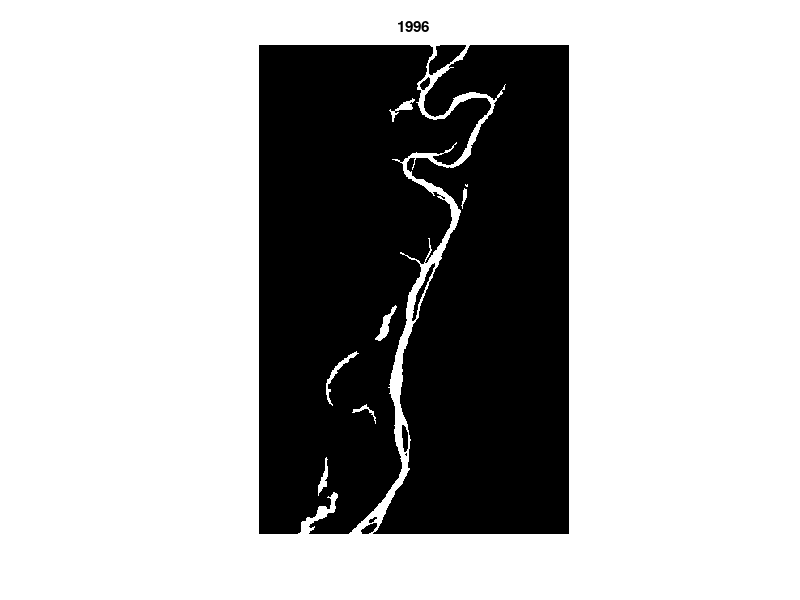

Here is the MATLAB script that generated this plot: (Note: this script raises an error after producing the figure.)
%% riv_pantanalMAP Demo - This demo is a walkthrough demonstrating many of the
% functions included in the riv_pantanalMAP toolbox. The demo is best experienced by
% running blocks of code at a time by highlighting the lines to run and
% either pressing F9 or right-clicking and choosing "Evaluate Selection."
% A supplemental .docx file is also provided to show results and provide
% further explanation. Cell numbering in this script corresonds to
% numbering in that document.

%% 1 - Load data
% Load the data to analyze - The data are from the middle of R6. See the 
% reach in Google Earth Engine: https://earthengine.google.com/timelapse/#v=-9.5,-74.13468,9.148,latLng&t=2.73
% Specifically, a bounding box was drawn in R6 with the following limits:
% xl = [706 2050];
% yl = [1715 3537];
% The entire R6 box is not provided in this demo. You must change the path
% to the riv_pantanalMAP folder you downloaded.
RivMAP_path = 'C:\Users\renan\Unifesp\Iniciação Científica\ESTIMATIVA DA CONCENTRAÇÃO DE SEDIMENTOS EM SUSPENSÃO NA BACIA HIDROGRÁFICA DO RIO TAQUARIMS\RivMAP';
cd(RivMAP_path)

load('pantanal/riv_pantanal.mat')

% Clear the workspace
close all; clearvars -except riv_pantanal; clc;

% Turn off image size plotting warning
warning('off','images:initSize:adjustingMag');

% Data are stored in a structure called 'riv_pantanal.' There are currently two
% substructures in riv_pantanal: 'meta' and 'im.' meta contains the year, exit
% sides, and nominal channel width of the channel. Run the following lines
% to see what these values are for 1984.
disp(['Exit sides are ',num2str(riv_pantanal(1).meta.exit_sides),'.']);
disp(['Year is ',num2str(riv_pantanal(1).meta.year),'.']);
disp(['Nominal channel width is ',num2str(riv_pantanal(1).meta.Wn),'.']);

% In the 'im' substructure, there are two binary channel masks: 'hc'
% (hydraulically-connected) and 'st' (single-thread). The 'st' images were
% created from the 'hc' images by removing secondary channels.

%% 2. Plot channel masks

% Let's look at the 32 years of hydraulically-connected channel mask stored
% in the 'im.hc' substructure.
close all
for i = 1:numel(riv_pantanal)
    I = riv_pantanal(i).im.st;
    imshow(I)
    title(riv_pantanal(i).meta.year)
    pause(0.1)
end

%% 4. Process all years
% If you want to skip this processing, you can load in the variable
% 'riv_pantanal_processed' contained in the riv_pantanalMAP demo folder.
plotornot = 0; % Don't plot
for i = 1:numel(riv_pantanal)
    i
    % Load variables
    Wn = riv_pantanal(i).meta.Wn;
    I = riv_pantanal(i).im.st;
    es = riv_pantanal(i).meta.exit_sides;

    % Centerline
    [cl, Icl] = centerline_from_mask(I,es,Wn,plotornot);
    cls = savfilt(cl,Wn);

    % Banklines
    banks = banklines_from_mask(I, riv_pantanal(i).meta.exit_sides, plotornot);
    lb = banks{1}; 
    rb = banks{2};
    
    % Smooth banklines
    lbs = savfilt(lb,round(1.5*Wn));
    rbs = savfilt(rb,round(1.5*Wn));

    % Channel width
    W = width_from_banklines(cl, lb, rb, Wn);
    Wavg = mean(W(isnan(W)==0)); % average of nodewise widths

    % Distance between nodes (along-stream distance)
    S = [0; cumsum(sqrt(diff(cl(:,1)).^2+diff(cl(:,2)).^2))];

    % Channel directions
    A = angles(cls);

    % Centerline curvatures
    C = curvatures(cls);

    % Reach average width
    Wra = sum(sum(I))/S(end);

    % Save variables - we create a new substructure called 'vec' to store
    % vector-based variables
    riv_pantanal(i).vec.cl = cl;
    riv_pantanal(i).vec.cls = cls;
    riv_pantanal(i).vec.lb = lb;
    riv_pantanal(i).vec.lbs = lbs;
    riv_pantanal(i).vec.rb = rb;
    riv_pantanal(i).vec.rbs = rbs;

    riv_pantanal(i).vec.W = W;
    riv_pantanal(i).vec.Wavg = Wavg; % Average of pointwise widths
    riv_pantanal(i).vec.Wra = Wra; % Reach average width
    riv_pantanal(i).vec.S = S;
    riv_pantanal(i).vec.A = A;
    riv_pantanal(i).vec.C = C;
    riv_pantanal(i).vec.cl_len = S(end); % Total centerline length

    riv_pantanal(i).im.cl = Icl; % Store the image of the centerline also

    disp(['Year ',num2str(i),'/',num2str(numel(riv_pantanal)),' is finished.'])
end
% Clear the workspace
close all; clearvars -except riv_pantanal; clc;
save('riv_pantanal','riv_pantanal')

%% 3. Analyze Centerline From Mask

% Now we will walk through one year of planform analysis
plotornot = 1; % We want to plot our results
close all
for i = 1:numel(riv_pantanal)
    % Load the variables we need from the riv_pantanal structure
    Wn = riv_pantanal(i).meta.Wn; % nominal width
    Ist = riv_pantanal(i).im.st; % single-thread channel mask
    es = riv_pantanal(i).meta.exit_sides; % exit sides

    centerline_from_mask(Ist,es,Wn,plotornot)
    title(riv_pantanal(i).meta.year)
    pause(0.1)
end

% Clear the workspace
close all; clearvars -except riv_pantanal; clc;

%% 4. Analyze Banklines From Mask

% Now we will walk through one year of planform analysis
plotornot = 1; % We want to plot our results
close all
for i = 1:numel(riv_pantanal)
    
    % Load the variables we need from the riv_pantanal structure
    Ist = riv_pantanal(i).im.st; % single-thread channel mask
    es = riv_pantanal(i).meta.exit_sides; % exit sides

    banklines_from_mask(Ist,es,plotornot)
    title(riv_pantanal(i).meta.year)
    pause(0.1)
end

% Clear the workspace
close all; clearvars -except riv_pantanal; clc;

%% 5. Analyze Angles

% Now we will walk through one year of planform analysis
plotornot = 1; % We want to plot our results
close all
for i = 1:numel(riv_pantanal)
    disp(i)
     Wn = riv_pantanal(i).meta.Wn; % nominal width
     cl = riv_pantanal(i).vec.cl;
     cls = savfilt(cl,Wn);

     % Let's plot the two width methods to see how they compare
     % First, we need to compute the streamwise distance along the centerline
     S = [0; cumsum(sqrt(diff(cl(:,1)).^2+diff(cl(:,2)).^2))];

     % Now plot both widths
     close all
     %plot(S,width_banklines(i).wbl); hold on
     %plot(width_from_mask(i).Icl,width_from_mask(i).cl,'r');
     xlabel('streamwise distance, pixels'); ylabel('width, pixels')
     legend('W_c_l','W_m_a_s_k')

     % Channel directions
     A = angles(cls);

     % Centerline curvatures
     C = curvatures(cls);

     % Plot angles and curvatures
     close all;
     subplot(2,1,1)
     plot(S,A);
     title(riv_pantanal(i).meta.year)
     xlabel('streamwise distance, pixels'); ylabel('channel direction, radians')
     subplot(2,1,2)
     plot(S,C,'r');
     ylim([-0.2 0.2])
     xlabel('streamwise distance, pixels'); ylabel('curvature, pixels^-^1')
     pause(2)
end

% Clear the workspace
close all; clearvars -except riv_pantanal; clc;

%% 6. Analyze Migration
for i = 1:numel(riv_pantanal)-1 %
    
    % Find index of next time step (for cases where data is missing from a
    % year)
    for jj = (i+1):numel(riv_pantanal)
        if isempty(riv_pantanal(jj).vec) == 0
            i2 = jj;
            break
        end
    end
    
    % Compute centerline migration areas and find cutoffs
    cl1 = riv_pantanal(i).vec.cls; % We are using the smooth centerlines but can also use unsmoothed
    cl2 = riv_pantanal(i2).vec.cls;
    Wn = riv_pantanal(i).meta.Wn;
    es1 = riv_pantanal(i).meta.exit_sides;
    es2 = riv_pantanal(i2).meta.exit_sides;
    sizeI = size(riv_pantanal(i).im.cl);
    [Imig,Icutsall,cutidcs,cutarea,cutlen,chutelen] = migration_cl(cl1, cl2, es1, es2, Wn, sizeI);
    % Compute erosion/accretion areas and associated cutoffs
    I1 = riv_pantanal(i).im.st;
    I2 = riv_pantanal(i2).im.st;
    [Ie,Ia,Inc,Icutsm] = migration_mask(I1,I2,Wn);
    
    % Store results
    riv_pantanal(i).mig.cl.Imig = Imig;
    riv_pantanal(i).mig.cl.Icuts = Icutsall;
    riv_pantanal(i).mig.cl.cutidcs = cutidcs;
    riv_pantanal(i).mig.cl.cutareas = cutarea;
    riv_pantanal(i).mig.cl.cutlen = cutlen;
    riv_pantanal(i).mig.cl.chutelen = chutelen;

    
    riv_pantanal(i).mig.mask.Ie = Ie;
    riv_pantanal(i).mig.mask.Ia = Ia;
    riv_pantanal(i).mig.mask.Inc = Inc;
    riv_pantanal(i).mig.mask.Icuts = Icutsm;
    
    disp(['Year ',num2str(i),'/',num2str(numel(riv_pantanal)-1),' is finished.'])
end

%% 7. Plot migration maps

% At this point, we have computed all the planform changes supported by 
% riv_pantanalMAP. Now we will look at some results.

% First, let's look at the total migrated area across all times. We will
% initialize a blank image, loop through all the migrated images and mark
% each migrated pixel as true (1) in the blank image.
Imig = false(size(riv_pantanal(1).im.st)); % initialize image
Ie = false(size(riv_pantanal(1).im.st)); % initialize image
Ia = false(size(riv_pantanal(1).im.st)); % initialize image
Icuts = false(size(riv_pantanal(1).im.st)); % initialize image
for i = 1:numel(riv_pantanal)-1
    Imig(riv_pantanal(i).mig.cl.Imig) = true;
    Ie(riv_pantanal(i).mig.mask.Ie) = true;
    Ia(riv_pantanal(i).mig.mask.Ia) = true;
    Icuts(riv_pantanal(i).mig.cl.Icuts) = true;
    yrs(i) = riv_pantanal(i).meta.year;
end

% Centerline migrated area map
close all
subplot(1,3,1)
subimage(Imig)
title('Migrated area (cl)','fontsize',16)

% We can also plot the areas colored as a function of time
Imigc = zeros(size(riv_pantanal(1).im.st)); % initialize image (use zeros instead of false so that we can store non-binary numbers)
for i = 1:numel(riv_pantanal)-1
    Imigc(riv_pantanal(i).mig.cl.Imig) = i;
    yrs(i) = riv_pantanal(i).meta.year;
end
subplot(1,3,2)
cmap = colormap(parula(numel(riv_pantanal)));
subimage(Imigc, cmap);
cb = colorbar;
ytix = [2:5:30]/(numel(riv_pantanal)-1);
ytixl = yrs(1:3:6);
set(cb,'ytick',ytix,'yticklabel',ytixl)
title('Migrated area, colored by year','fontsize',16)

% Erosion/accretion map
subplot(1,3,3)
Iaeplot = imfuse(Ie,Ia);
subimage(Iaeplot)
title('Erosion (green) and accretion (magenta)','fontsize',16)
set(gcf, 'Position', get(0,'Screensize')-[-45 -30 120 120]); % Maximize figure size

%% 8. Plot cutoffs
close all
subplot(1,3,1);
subimage(Icuts) % It appears that five cutoffs have occurred
title('Binary map of cutoffs','fontsize',16)

% Let's plot the cutoffs again, but color them according to year
Icutc = zeros(size(riv_pantanal(1).im.st)); % initialize image (use zeros instead of false so that we can store non-binary numbers)
for i = 1:numel(riv_pantanal)-1
    Icutc(riv_pantanal(i).mig.cl.Icuts) = i;
    yrs(i) = riv_pantanal(i).meta.year;
end
subplot(1,3,2);
subimage(Icutc,cmap)
cb = colorbar;
ytix = [2:5:30]/(numel(riv_pantanal)-1);
ytixl = yrs(1:3:6);
set(cb,'ytick',ytix,'yticklabel',ytixl)
title('Migrated area, colored by year','fontsize',16)
title('Cutoffs colored by year','fontsize',16)

% Now it appears there were six cutoffs. Let's plot cutoff areas in time to
% make sure.
for i = 1:numel(riv_pantanal)-1
    n = numel(riv_pantanal(i).mig.cl.cutareas);
    if n > 0
        cutareas(i,:) = riv_pantanal(i).mig.cl.cutareas;
    end    
end
subplot(1,3,3)
b1 = bar(yrs,cutareas*900/10^6);
b1.FaceColor = 'b';
xlim([1983 2015])
ylabel('Cutoff area, km^2')
title('Cutoff areas through time')
set(gca,'fontsize',16)
set(gcf, 'Position', get(0,'Screensize')-[-45 -30 120 120]); % Maximize figure size
% Now we see there were seven total cutoffs.
